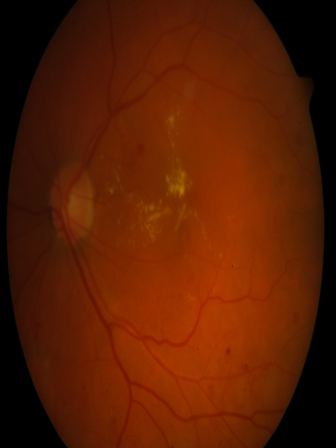
%> input picture git dr/codes/A/H_HV_image004.png, 336 x 448 px; its folder holds only this picture in this run
$ octave DR_abnormal.m   (GNU Octave 9; MATLAB toolbox functions it lacks are replaced by stand-ins)
%> lines starting %> are read from the running program, lines starting %| are printed output that depends on the picture; in (x1, y1, x2, y2) boxes, pixels count from 0 and x2, y2 are one past the last pixel; in counts of white or black regions, pixels touching at a corner belong together; the program's own positions count from 1
%> further down, Test_Image is the input picture: size 448x336x3 uint8; mean R, G, B 88.7, 29.7, 2.4
### git dr/codes/vesselSegPC.m
function [segImage] = vesselSegPC(inputImage)

%filters image A with a 2-D Gaussian smoothing kernel
%with standard deviation specified by sigma.
%Apply gaussian filter to the image where s=1.45
img3= imgaussfilt(inputImage(:,:,2) ,1.45);
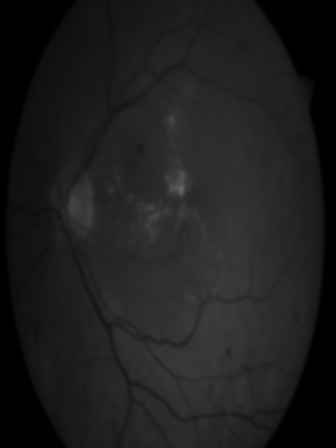
%> img3: size 448x336 uint8; min 0, max 102, mean 29.7

%Generation of image mask
%converts the truecolor image RGB to a binary image.
mask = im2bw(inputImage,20/255);
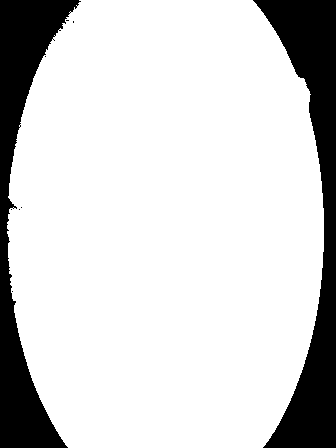
%> mask: size 448x336 logical; 82.5% white; 9 black regions (7 under 20 px), largest, box (x1, y1, x2, y2) and area: (253, 0, 336, 448) 14014, (0, 0, 81, 448) 12387

%SE = strel('octagon',R) creates a flat, octagonal structuring element,
%identifies the pixel in the image being processed and defines the neighborhood
%used in the processing of each pixel
%where R specifies the distance from the structuring element origin to the sides of the octagon,
%as measured along the horizontal and vertical axes. R must be a nonnegative multiple of 3.

se = strel('octagon',24);
%Erosion is the counter-process of dilation. If dilation enlarges an image then erosion shrinks the image.
%The way the image is shrunk is determined by the structuring element
%J = imerode(I,SE) erodes the grayscale, binary,
%or packed binary image I using the structuring element SE.
%. If the input image is of class logical, then im2uint8 changes true-valued elements to 255.


%The erosion process will move the structuring element from left to right and top to bottom.
%At the center position, indicated by the center of the structuring element, the process will look for whether there is a complete overlap with the structuring element or not.
%If there is no complete overlapping then the center pixel indicated by the center of the structuring element will be set white or 0.
erodedmask = im2uint8(imerode(mask,se));
%> erodedmask: size 448x336 uint8; 66.3% white; 2 black regions, box (x1, y1, x2, y2) and area: (229, 0, 336, 448) 25852, (0, 0, 105, 448) 24876


%Finding lamda - principal curvature
lamda2=prinCur(img3);
maxprincv = im2uint8(lamda2/max(lamda2(:)));
%.*=Element-wise multiplication
maxprincvmsk = maxprincv.*(erodedmask/255);

%Contrast enhancement uses name-value pairs to control aspects of the contrast enhancement.
newprI = adapthisteq(maxprincvmsk,'numTiles',[8 8],'nBins',128);
thresh = isodata(newprI);
vessels = im2bw(newprI,thresh);

%Filtering out small segments
vessels = bwareaopen(vessels, 1500);
segImage = vessels;

### git dr/codes/prinCur.m
function lamda2=prinCur(Image)

%Image : Input Image
%Here we obtain parameters for Hessian metrx in every pixel and find eigen
%values of the hessian matrix using lamdafind function

% Obtain parameters for hessian matrix
% gx corresponds to ?g/?x,  gy corresponds to ?g/?y, which are the differences in the x (horizontal) direction.

[gx, gy] = gradient(double(Image));
[gxx, gxy] = gradient(gx);
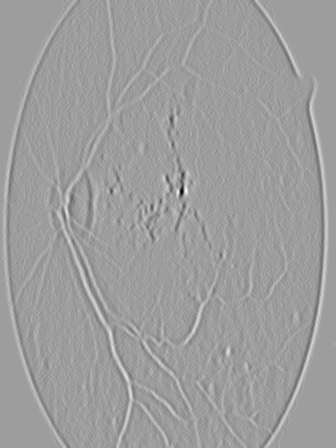
%> gxx: size 448x336 double; min -6.5, max 4, mean 1.66e-05; drawn with min black and max white
[gxy, gyy] = gradient(gy);


[row,col]=size(Image);
%> row = 448; col = 336
lamdaplus = zeros(row,col);
lamdaminus = zeros(row,col);

%finding eigen values of hessian matrix [gxx gxy;gxy gyy]

for r = 1:row
    for c = 1:col
            [lamdaplus(r,c),lamdaminus(r,c)]=lamdafind(gxx(r,c),gyy(r,c),gxy(r,c));
    end
end
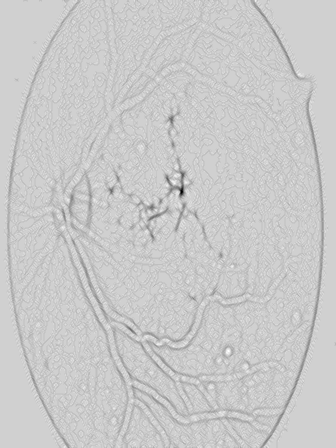
%> lamdaminus: size 448x336 double; min -6.56, max 1.45, mean -0.202; drawn with min black and max white
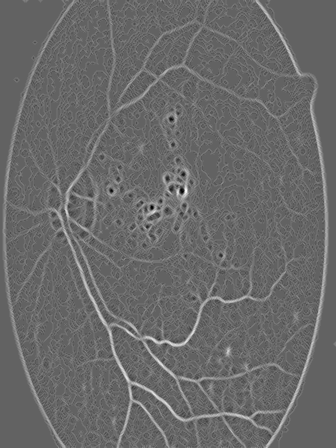
%> lamdaplus: size 448x336 double; min -2.5, max 4, mean 0.202; drawn with min black and max white
%> in vesselSegPC, `maxprincvmsk = maxprincv.*(erodedmask/255);`:
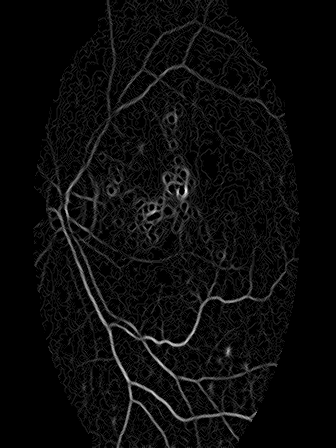
%> maxprincvmsk: size 448x336 uint8; min 0, max 255, mean 11

lamda2 = lamdaplus;
end

### git dr/codes/isodata.m

function [level,MAT,MBT]=isodata(I)

I = im2uint8(I(:));
%The imhist function returns the histogram counts in counts and the bin locations in N.
[counts,N]=imhist(I);
%> counts = 256 values, max 94012 at index 1, min 0 at index 2, mean 588; N = 256 values from 0 to 255
counts(1)=0;
i=1;
mu=cumsum(counts);
%> mu = 256 values from 0 to 56516
T(i)=(sum(N.*counts))/mu(end);
T(i)=round(T(i));

% STEP 2: compute Mean above T (MAT) and Mean below T (MBT) using T from
mu2=cumsum(counts(1:T(i)));
%> mu2 = 35 values from 0 to 36079
MBT=sum(N(1:T(i)).*counts(1:T(i)))/mu2(end);
%> MBT = 18.73

mu3=cumsum(counts(T(i):end));
%> mu3 = 222 values from 0 to 20437
MAT=sum(N(T(i):end).*counts(T(i):end))/mu3(end);
%> MAT = 63.12
i=i+1;
% new T = (MAT+MBT)/2
T(i)=round((MAT+MBT)/2);

% STEP 3 to n: repeat step 2 if T(i)~=T(i-1)
while abs(T(i)-T(i-1))>=1
    mu2=cumsum(counts(1:T(i)));
    MBT=sum(N(1:T(i)).*counts(1:T(i)))/mu2(end);

    mu3=cumsum(counts(T(i):end));
    MAT=sum(N(T(i):end).*counts(T(i):end))/mu3(end);

    i=i+1;
    T(i)=round((MAT+MBT)/2);
    Threshold=T(i);
end
%> this loop made 6 passes
%> (MBT, MAT, Threshold) on passes 1 to 6: (22.54, 82.26, 52), (24.28, 96.74, 61), (25.24, 104.5, 65), (25.55, 107.6, 67), (26.2, 114.1, 70), (26.25, 114.6, 70)
%> after the loop, T = [35 41 52 61 65 67 70 70]

 % Normalize the threshold to the range [i, 1].
level = (Threshold - 1) / (N(end) - 1);
%> level = 0.272
MAT = MAT / (N(end) - 1);
%> MAT = 0.451
MBT = MBT / (N(end) - 1);
%> MBT = 0.103
end

### git dr/codes/DR_abnormal.m
srcFile = dir('C:\Users\jyoth\Desktop\mini project\codes\A\*.png');
mkdir('Abnormal');
for i=1:length(srcFile)
    filename = strcat('C:\Users\jyoth\Desktop\mini project\codes\A\',srcFile(i).name);
    Test_Image = imread(filename);
    segIm = vesselSegPC(Test_Image);
%> in vesselSegPC, `thresh = isodata(newprI);`: thresh = 0.272
%> in vesselSegPC, `vessels = im2bw(newprI,thresh);`: vessels: size 448x336 logical; 3.6% white in thin lines or dots, all inside (x1, y1, x2, y2) = (35, 0, 299, 448)
%> in vesselSegPC, `vessels = bwareaopen(vessels, 1500);`:
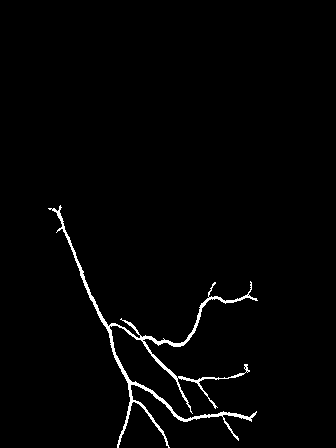
%> vessels: size 448x336 logical; 1.8% white in thin lines or dots, all inside (x1, y1, x2, y2) = (48, 205, 258, 448)
    path = strcat('C:\Users\jyoth\Desktop\mini project\codes\final images\Abnormal\',srcFile(i).name);
    imwrite(segIm,path);
end

$ run again, on git dr/codes/A/H_HV_image022.png
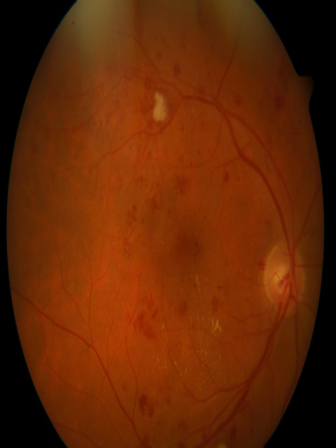
%> input picture git dr/codes/A/H_HV_image022.png, 336 x 448 px
%> Test_Image is the input picture: size 448x336x3 uint8; mean R, G, B 98.5, 38.8, 5.1
%> in vesselSegPC, `mask = im2bw(inputImage,20/255);`:
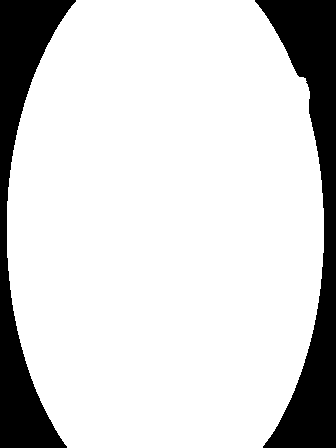
%> mask: size 448x336 logical; 82.8% white; 2 black regions, box (x1, y1, x2, y2) and area: (255, 0, 336, 448) 14016, (0, 0, 76, 448) 11854
%> erodedmask: size 448x336 uint8; 67.1% white; 2 black regions, box (x1, y1, x2, y2) and area: (231, 0, 336, 448) 25838, (0, 0, 100, 448) 23638
%> counts = 256 values, max 87859 at index 1, min 0 at index 2, mean 588; N = 256 values from 0 to 255
%> mu = 256 values from 0 to 62669
%> mu2 = 26 values from 0 to 46871
%> in isodata, `MBT=sum(N(1:T(i)).*counts(1:T(i)))/mu2(end);`: MBT = 15.43
%> mu3 = 231 values from 8960 to 24758
%> in isodata, `MAT=sum(N(T(i):end).*counts(T(i):end))/mu3(end);`: MAT = 44.79
%> the loop in isodata, `while abs(T(i)-T(i-1))>=1` made 10 passes
%> (MBT, MAT, Threshold) on passes 1 to 8: (15.45, 56.15, 36), (17, 61.34, 39), (17.03, 65.34, 41), (17.88, 65.5, 42), (17.88, 71, 44), (18.34, 71, 45), (18.34, 74.4, 46), (18.68, 74.4, 47)
%> after the loop in isodata, `while abs(T(i)-T(i-1))>=1`: T = [26 30 36 39 41 42 44 45 46 47 48 48]
%> level = 0.185
%> in isodata, `MAT = MAT / (N(end) - 1);`: MAT = 0.304
%> in isodata, `MBT = MBT / (N(end) - 1);`: MBT = 0.0735
%> thresh = 0.185
%> in vesselSegPC, `vessels = bwareaopen(vessels, 1500);`:
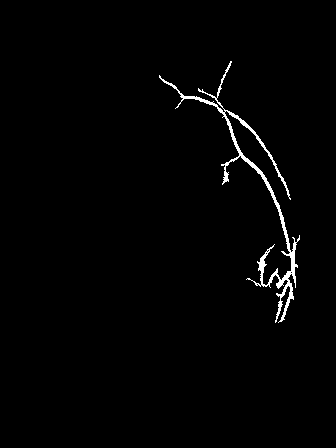
%> vessels: size 448x336 logical; 1.4% white; 1 white region, box (x1, y1, x2, y2) and area: (159, 61, 300, 323) 2087

$ run again, on git dr/codes/A/H_H_image002.png
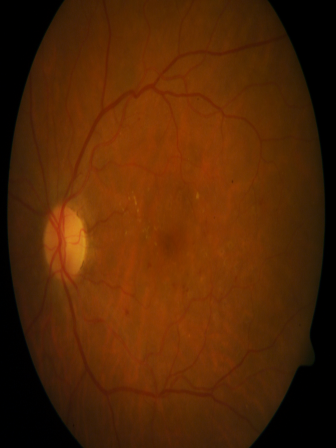
%> input picture git dr/codes/A/H_H_image002.png, 336 x 448 px
%> Test_Image is the input picture: size 448x336x3 uint8; mean R, G, B 82.7, 37.8, 3.9
%> in vesselSegPC, `mask = im2bw(inputImage,20/255);`:
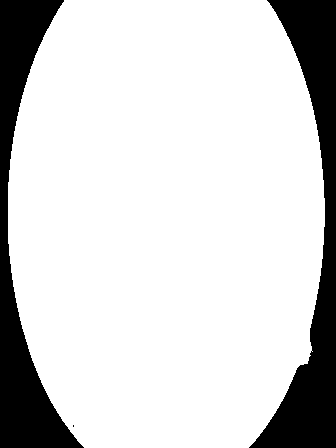
%> mask: size 448x336 logical; 82.6% white; 3 black regions (1 under 20 px), largest, box (x1, y1, x2, y2) and area: (249, 0, 336, 448) 13795, (0, 0, 84, 448) 12395
%> erodedmask: size 448x336 uint8; 66.8% white; 2 black regions, box (x1, y1, x2, y2) and area: (225, 0, 336, 448) 25666, (0, 0, 108, 448) 24332
%> counts = 256 values, max 91384 at index 1, min 0 at index 2, mean 588; N = 256 values from 0 to 255
%> mu = 256 values from 0 to 59144
%> mu2 = 27 values from 0 to 37598
%> in isodata, `MBT=sum(N(1:T(i)).*counts(1:T(i)))/mu2(end);`: MBT = 13.86
%> mu3 = 230 values from 0 to 21546
%> in isodata, `MAT=sum(N(T(i):end).*counts(T(i):end))/mu3(end);`: MAT = 51.21
%> the loop in isodata, `while abs(T(i)-T(i-1))>=1` made 7 passes
%> (MBT, MAT, Threshold) on passes 1 to 7: (16.5, 66.63, 42), (17.87, 77.67, 48), (18.59, 83.92, 51), (19.34, 87.89, 54), (19.68, 90.7, 55), (19.68, 93.98, 57), (19.73, 94.45, 57)
%> after the loop in isodata, `while abs(T(i)-T(i-1))>=1`: T = [27 33 42 48 51 54 55 57 57]
%> level = 0.22
%> in isodata, `MAT = MAT / (N(end) - 1);`: MAT = 0.372
%> in isodata, `MBT = MBT / (N(end) - 1);`: MBT = 0.0777
%> thresh = 0.22
%> in vesselSegPC, `vessels = bwareaopen(vessels, 1500);`:
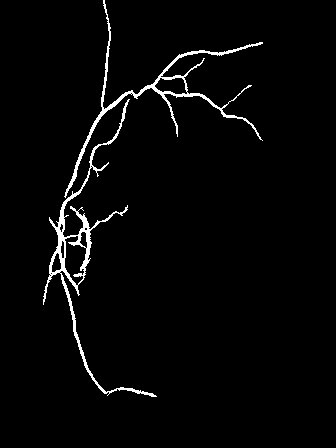
%> vessels: size 448x336 logical; 2.6% white; 2 white regions, box (x1, y1, x2, y2) and area: (43, 99, 157, 397) 2133, (64, 0, 263, 198) 1771

$ run again, on git dr/codes/A/H_HV_image009.png
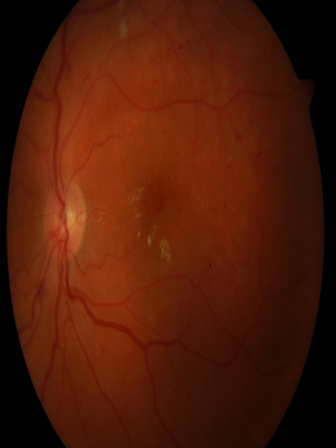
%> input picture git dr/codes/A/H_HV_image009.png, 336 x 448 px
%> Test_Image is the input picture: size 448x336x3 uint8; mean R, G, B 78.6, 27, 8
%> mask: size 448x336 logical; 80.9% white; 65 black regions (61 under 20 px), largest, box (x1, y1, x2, y2) and area: (223, 0, 336, 448) 16114, (0, 0, 80, 448) 12011, (255, 345, 293, 386) 443, (226, 421, 234, 432) 23
%> erodedmask: size 448x336 uint8; 62.1% white; 2 black regions, box (x1, y1, x2, y2) and area: (195, 0, 336, 448) 33218, (0, 0, 104, 448) 23819
%> counts = 256 values, max 95894 at index 1, min 0 at index 2, mean 588; N = 256 values from 0 to 255
%> mu = 256 values from 0 to 54634
%> mu2 = 18 values from 0 to 33851
%> in isodata, `MBT=sum(N(1:T(i)).*counts(1:T(i)))/mu2(end);`: MBT = 8.52
%> mu3 = 239 values from 0 to 20783
%> in isodata, `MAT=sum(N(T(i):end).*counts(T(i):end))/mu3(end);`: MAT = 32.76
%> the loop in isodata, `while abs(T(i)-T(i-1))>=1` made 7 passes
%> (MBT, MAT, Threshold) on passes 1 to 7: (10.69, 42.07, 26), (11.2, 49.53, 30), (11.72, 53.7, 33), (12.17, 57.86, 35), (12.47, 60.85, 37), (12.81, 64.46, 39), (13.03, 64.46, 39)
%> after the loop in isodata, `while abs(T(i)-T(i-1))>=1`: T = [18 21 26 30 33 35 37 39 39]
%> level = 0.15
%> in isodata, `MAT = MAT / (N(end) - 1);`: MAT = 0.254
%> in isodata, `MBT = MBT / (N(end) - 1);`: MBT = 0.0513
%> thresh = 0.15
%> in vesselSegPC, `vessels = bwareaopen(vessels, 1500);`:
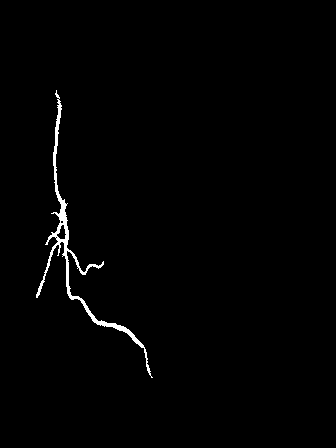
%> vessels: size 448x336 logical; 1.1% white; 1 white region, box (x1, y1, x2, y2) and area: (36, 90, 153, 378) 1622
